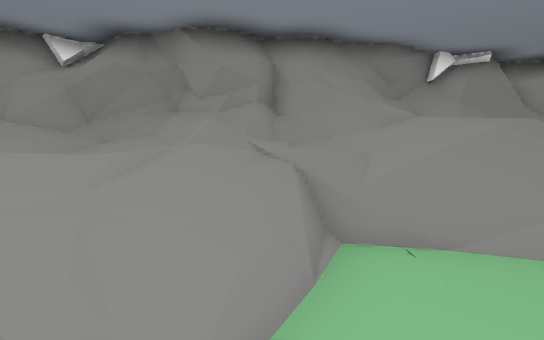
view 1 (above)

12 first-person views from a walk through a Unity game level. The camera is 1.2 m above the floor, tilts 6° down and sees 90° across. The floor is counted in squares, 1 m on a side. Each view is taken from the middle of a square. On the plan, view 1 faces up. The plan holds only what a view shows up to about 13 squares ahead; the rest is blank. The place goes on beyond the plan. Some animated figures are left out.

view 2
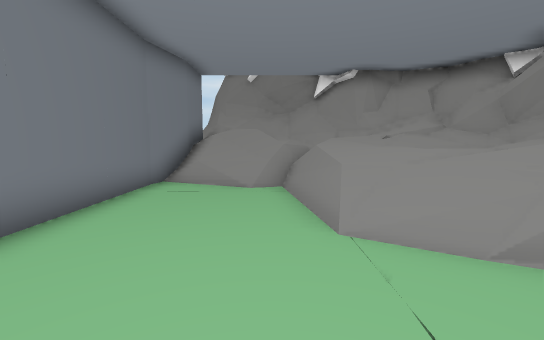

view 3
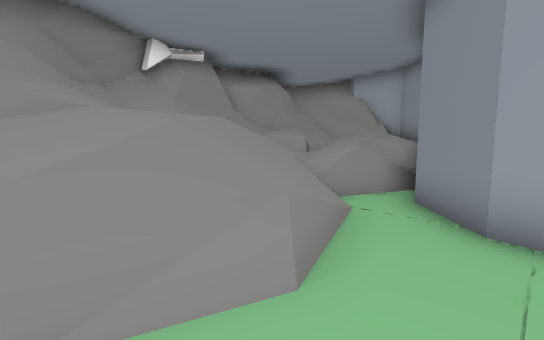

view 4
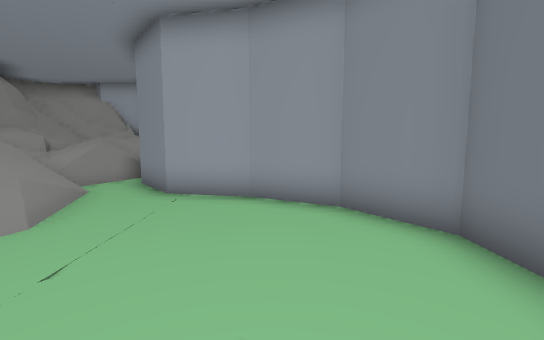

view 5
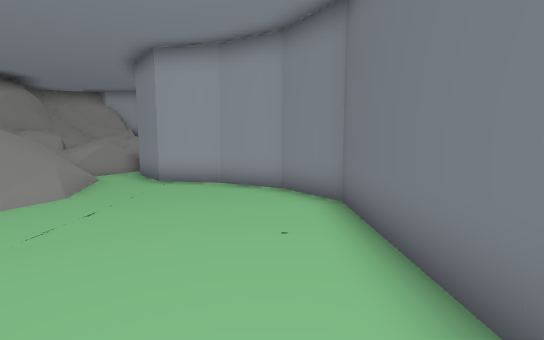

view 6
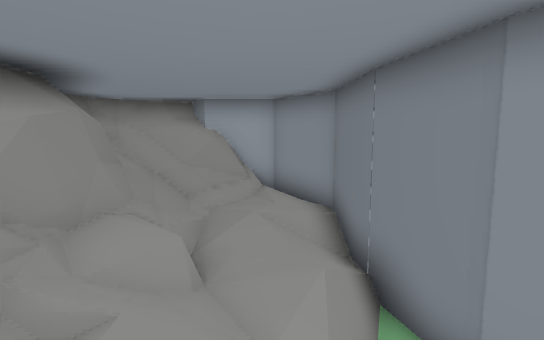

view 7
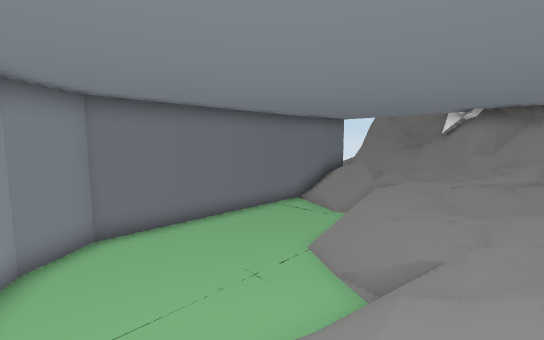

view 8
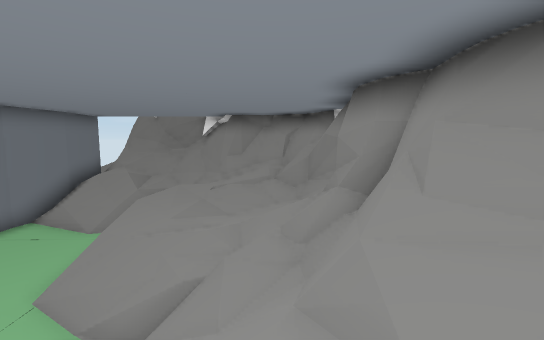

view 9
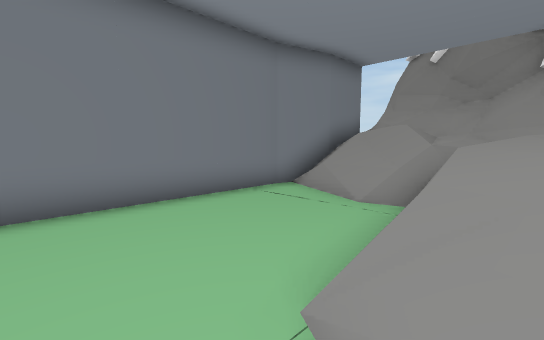

view 10
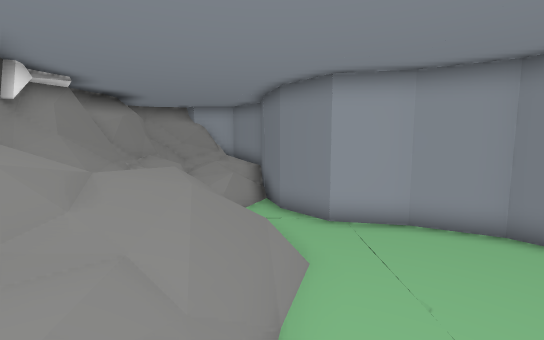

view 11
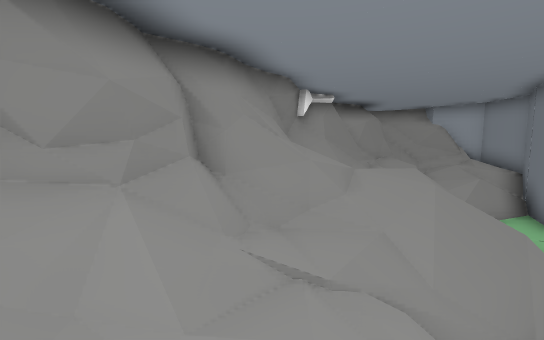

view 12
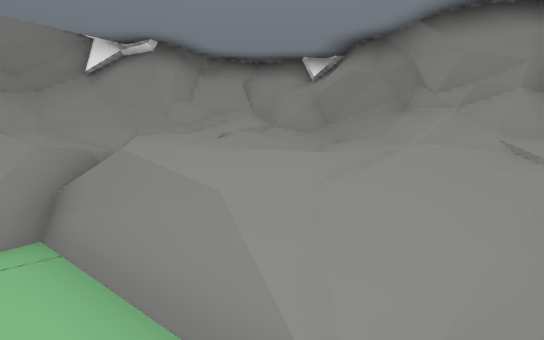

### Floor plan
Key: @ floor where view 1 was taken; # wall or solid block; . main floor; : floor 0.75 m higher than the main floor; + floor 1 m higher than the main floor; * floor 1.25 m higher than the main floor; % floor 1.5 m higher than the main floor; & floor 1.75 m higher than the main floor; / step, stairs or slope; = window, fence, low wall or low ledge; ^ raised ledge; v drop or lower ground.
Columns run from 11 left of view 1 to 13 right of it. Each row starts with its distance up from view 1.
  9                 # ##   ##
  8             #############
  7      #########////// //##
  6     ####//###=/   ////*/#
  5     #  ////////%////+/*%#
  4    ##  /++*////////v///#^
  3   ###/*/++////////.#^##^
  2   ##//**+///......#^
  1  ##/////://......#
  0  ##////....@.....#
 -1  #//&///.........#
 -2 ##/////.........#
 -3 #^^#####.......#^
 -4         ####=##

Where each view was taken, in squares from view 1:
view 1: 0 up, 0 right, facing up
view 2: 0 up, 3 right, facing left
view 3: 1 up, 2 right, facing up-right
view 4: 1 down, 0 right, facing right
view 5: 2 down, 2 left, facing right
view 6: 5 up, 5 right, facing right
view 7: 5 up, 5 right, facing down-left
view 8: 5 up, 4 right, facing left
view 9: 2 up, 1 right, facing down-left
view 10: 3 up, 1 left, facing right
view 11: 3 up, 2 left, facing up-right
view 12: 0 up, 0 right, facing up-left
